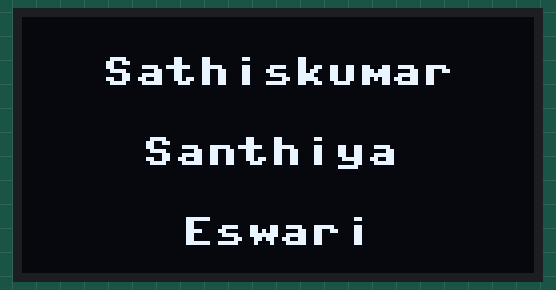
This program was run on a simulated ESP8266 board running MicroPython. Shown: 128×64 one-colour display. At 0.1 s the program stops and its outputs stay as they are.

Above: at 0.1 s.

The program:

SSD1306_OLED_Print_Text_1.py
```python
from machine import Pin
from machine import I2C
import ssd1306

#D1 = scl = GPIO5
#D2 = sda = GPIO4

i2c = I2C(sda=Pin(4), scl=Pin(5))

display = ssd1306.SSD1306_I2C(128, 64, i2c)

display.fill(0) #Empty the display
display.text('Sathiskumar', 20, 10, 1)
display.text('Santhiya', 30, 30, 1)
display.text('Eswari', 40, 50, 1)
display.show()
```
